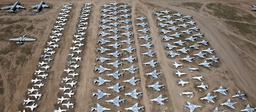
#> input picture airplane.jpg, 256 x 112 px, shrunk from 1006 x 439 before the run
$ python ECE574_Project2.py   (older library calls are emulated)
#> lines starting #> are read from the running program, lines starting #| are printed output that depends on the picture; after the words box and inside, x2 and y2 are one past the last pixel; in counts of white or black regions, pixels touching at a corner belong together
### binary_processing.py
# -*- coding: utf-8 -*-
"""
Created on Wed Feb  6 17:08:04 2019

@author: Yang Xu
"""

##-----------------------------------------------------------------------------
##load modules
import numpy as np

##-----------------------------------------------------------------------------
##thresholding
##it thresholds grayscale image to binary image
##To have better performance, good estimation on pixel range of goal objects
##is necessary.
def thresholding(img,threshold=[180,245]):

    ##a is the low value threshold and b is the high value threshold
    a,b=threshold[0],threshold[1]

    bi_img=img.copy()
    bi_img[bi_img<a]=0
    bi_img[bi_img>b]=0
    bi_img[bi_img!=0]=1

    return bi_img

##erosion
##it returns erosed binary image
def erosion(bi_img,mask):

    n,m=bi_img.shape
    a,b=mask.shape
    ##in case mask is not in odd shape
    if a%2==0:
        mask=np.vstack((np.zeros((1,b)),mask))
    if b%2==0:
        mask=np.column_stack((np.zeros((a+1,1)),mask))

    a,b=mask.shape
    ##add padding spaces to keep image the same size after convolution
    pad1 = int((a-1)/2)
    pad2 = int((b-1)/2)
    pixel = np.zeros((n+(a-1),m+(b-1)))
    pixel[pad1:pad1+n,pad2:pad2+m] = bi_img[:,:]
    bi_erode=np.ones((n,m))

    for i in range(n):
        for j in range(m):
            if  (1 in (mask-pixel[i:i+pad1*2+1,j:j+pad2*2+1])):
                bi_erode[i,j]=0

    return bi_erode

##dilation
##it returns dilated binary image
def dilation(bi_img,mask):

    n,m=bi_img.shape
    a,b=mask.shape
    ##in case mask is not in odd shape
    if a%2==0:
        mask=np.vstack((np.zeros((1,b)),mask))
    if b%2==0:
        mask=np.column_stack((np.zeros((a+1,1)),mask))

    a,b=mask.shape
    ##add padding spaces to keep image the same size after convolution
    pad1 = int((a-1)/2)
    pad2 = int((b-1)/2)
    pixel = np.zeros((n+(a-1),m+(b-1)))
    pixel[pad1:pad1+n,pad2:pad2+m] = bi_img[:,:]
    bi_dilate=np.zeros((n,m))

    for i in range(n):
        for j in range(m):
            g=np.count_nonzero((mask-pixel[i:i+pad1*2+1,j:j+pad2*2+1])==1)
            k=np.count_nonzero(mask == 1)
            if g < k:
                bi_dilate[i,j]=1

    return bi_dilate

##In real life proble, it is very hard to 100% match foreground pixels to mask
##, and it is unpractical to dilate image if only 1 pixel match the mask.
##Therefore, in this project, I introduced this function to perform erosion and
##dilation by simplying changing the parameter similarity. When similarity is
##high or close to 1, it performs a similar erosion function; However, when
##similarity is low and close to 0, it works as an alternative for dilation.
def morpho_operator(bi_img,mask,similarity=0.9):

    n,m=bi_img.shape
    a,b=mask.shape
    ##in case mask is not in odd shape
    if a%2==0:
        mask=np.vstack((np.zeros((1,b)),mask))
    if b%2==0:
        mask=np.column_stack((np.zeros((a+1,1)),mask))

    a,b=mask.shape
    ##add padding spaces to keep image the same size after convolution
    pad1 = int((a-1)/2)
    pad2 = int((b-1)/2)
    pixel = np.zeros((n+(a-1),m+(b-1)))
    pixel[pad1:pad1+n,pad2:pad2+m] = bi_img[:,:]
    morpho=np.zeros((n,m))

    for i in range(n):
        for j in range(m):
            g=np.count_nonzero((mask-pixel[i:i+pad1*2+1,j:j+pad2*2+1])==1)
            k=np.count_nonzero(mask == 1)
            if ((1-g/k) >= similarity):
                morpho[i,j]=1

    return morpho

##this connects pixels in 8 directions and label them the same
##In this project, I used sequential method to connect components
def connect8(bi_img):

    n,m=bi_img.shape
    con_img=np.zeros((n+2,m+2))
    pixel = np.zeros((n+2,m+2))
    pixel[1:n+1,1:m+1] = bi_img[:,:]
    l=0
    ##label foreground pixel
    for i in range(n):
        for j in range(m):
            if bi_img[i,j]==1:
                if l == 0:
                    l=l+1
                    con_img[i+1,j+1]=l
                else:
                    if pixel[i:i+2,j:j+2].sum()>=2:
                        a=pixel[i:i+2,j:j+2].reshape(4).tolist()
                        b=con_img[i:i+2,j:j+2].reshape(4).tolist()
                        con_img[i+1,j+1]=b[a.index(1)]
                    else:
                        l=l+1
                        con_img[i+1,j+1]=l

    ##connect components
    for i in range(n):
        for j in range(m):
            pixel = con_img.copy()
            g=np.count_nonzero(pixel[i:i+2,j:j+2]==0)
            if g<=2:
                a=pixel[i:i+2,j:j+2]
                ls = np.min(a[np.nonzero(a)])
                a = a.reshape(4).tolist()
                for label in a:
                    if label!=0:
                        con_img[con_img==label]=ls

    return con_img

##it takes in component connected images and counts the number of object
##and reports their sizes
def object_detection(con_img):

    label, counts = np.unique(con_img, return_counts=True)
    return np.array((label, counts)).T

### ECE574_Project2.py
# -*- coding: utf-8 -*-
"""
Created on Thu Jan 31 15:18:52 2019

@author: Yang Xu
"""
##-----------------------------------------------------------------------------
##
import cv2
import numpy as np
import seaborn as sns
import binary_processing as bp

##-----------------------------------------------------------------------------
##read image as grayscale
bimg = cv2.imread('airplane.jpg',0)
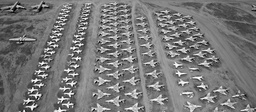
#> bimg: shape (112, 256); min 0, max 255, mean 119.6
##plot pixel value density
pixel=bimg.flatten()
sns.kdeplot(pixel, label='pixel', shade=True)

##-----------------------------------------------------------------------------
##create masks
##in this task, I simplify the object by assuming airplane '___' shape
##However, use masks with different size for left and right sub-images
erode_mask = np.zeros((11,11))
erode_mask[4:7,:]=1
dilat_mask = np.zeros((11,17))
dilat_mask[4:7,:]=1

mask_right = np.zeros((7,11))
mask_right[2:5,:]=1

##-----------------------------------------------------------------------------
##implementation of detection
##The left sub-image has dense and small airplanes, therefore, erosion
##followed by dilation. In practice, foreground pixels that have less 60% match
##with mask will be erode.
bimg_left = bimg[:,:360]

bi_left = bp.thresholding(bimg_left,[180,245])
#> in thresholding, `bi_img[bi_img<a]=0`:
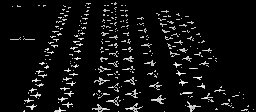
#> bi_img: shape (112, 256); min 0, max 255, mean 15.3
#> in thresholding, `bi_img[bi_img!=0]=1`:
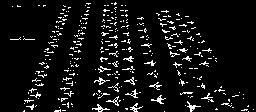
#> bi_img: shape (112, 256); values 0 (black) and 1 (white), 7% white in thin lines or dots
airplane_l = bp.morpho_operator(bi_left,erode_mask,0.6)
#> in morpho_operator, `pixel[pad1:pad1+n,pad2:pad2+m] = bi_img[:,:]`: pixel: shape (122, 266) float64; values 0 (black) and 1 (white), 6.2% white in thin lines or dots, all inside (x1, y1, x2, y2) = (15, 7, 259, 117)
#> after the loop in morpho_operator, `for i in range(n):`:
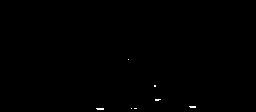
#> morpho: shape (112, 256) float64; values 0 (black) and 1 (white), 0.16% white in thin lines or dots, all inside (x1, y1, x2, y2) = (96, 59, 196, 110)
airplane_l = bp.dilation(airplane_l,dilat_mask)
#> in dilation, `pixel[pad1:pad1+n,pad2:pad2+m] = bi_img[:,:]`: pixel: shape (122, 272) float64; values 0 (black) and 1 (white), 0.14% white in thin lines or dots, all inside (x1, y1, x2, y2) = (104, 64, 204, 115)
#> after the loop in dilation, `for i in range(n):`:
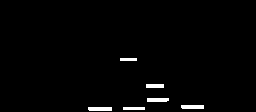
#> bi_dilate: shape (112, 256) float64; values 0 (black) and 1 (white), 1.6% white; 6 white regions, box (x1, y1, x2, y2) and area: (88, 107, 112, 111) 95, (181, 105, 204, 109) 91, (147, 98, 169, 102) 86, (146, 84, 164, 88) 72, (123, 107, 145, 110) 66, (120, 58, 137, 61) 51
# [9 lines of commented-out code are left out]
con_left = bp.connect8(airplane_l)
#> in connect8, `pixel[1:n+1,1:m+1] = bi_img[:,:]`:
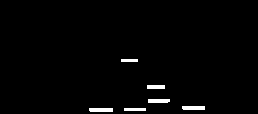
#> pixel: shape (114, 258) float64; values 0 (black) and 1 (white), 1.6% white; 6 white regions, box (x1, y1, x2, y2) and area: (89, 108, 113, 112) 95, (182, 106, 205, 110) 91, (148, 99, 170, 103) 86, (147, 85, 165, 89) 72, (124, 108, 146, 111) 66, (121, 59, 138, 62) 51
#> after the loop in connect8, `for i in range(n):`: l = 6
obj_left = bp.object_detection(con_left)
#> in object_detection, `label, counts = np.unique(con_img, return_counts=True)`: label = [0, 1, 2, 3, 4, 5, 6]; counts = [28951, 51, 72, 86, 91, 95, 66]
#> obj_left = [[0, 28951], [1, 51], [2, 72], [3, 86], [4, 91], [5, 95], [6, 66]]

##But for the right sub-image, first dilate image and then erode it. In this
##case, size of connected component will be considered if it can be regarded
##as an airplane.
bimg_right = bimg[:,360:]
#> bimg_right = empty array

bi_right = bp.thresholding(bimg_right,[180,245])
#> bi_right = empty array
airplane_r = bp.dilation(bi_right,mask_right)
#> airplane_r = empty array
airplane_r = bp.erosion(airplane_r,mask_right)
# [10 lines of commented-out code are left out]
con_right = bp.connect8(airplane_r)
#> con_right = 114 pairs, first value 0 to 0, second value 0 to 0
obj_right = bp.object_detection(con_right)
#> obj_right = [[0, 228]]
obj_right_new = obj_right[obj_right[:,1]>=150]
#> obj_right_new = [[0, 228]]

objs = np.vstack((obj_left[1:,:],obj_right_new[1:,:]))
#> objs = [[1, 51], [2, 72], [3, 86], [4, 91], [5, 95], [6, 66]]
sns.distplot(objs[1:,1],bins=30)
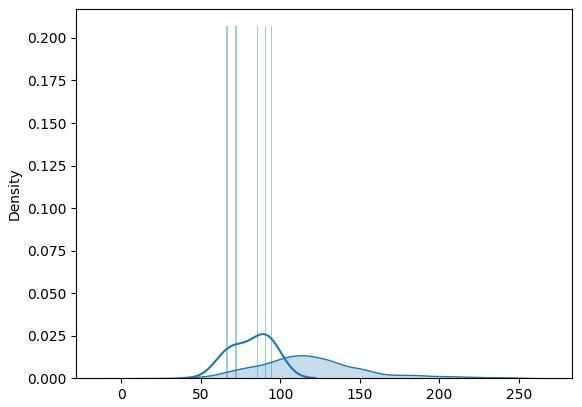
#> figure drawn by matplotlib, 1 panel; tallest bar 0.207 high, from x = 90.17 to 91.13; curve peaks at x = 89.07, y = 0.0259
